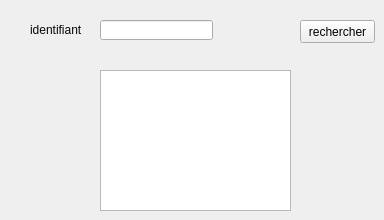
       <widget class="QWidget" name="tab_54">
        <attribute name="title">
         <string>recherche</string>
        </attribute>
        <widget class="QTableView" name="tablerech">
         <property name="geometry">
          <rect>
           <x>100</x>
           <y>70</y>
           <width>191</width>
           <height>141</height>
          </rect>
         </property>
        </widget>
        <widget class="QLabel" name="label_68">
         <property name="geometry">
          <rect>
           <x>30</x>
           <y>20</y>
           <width>51</width>
           <height>20</height>
          </rect>
         </property>
         <property name="styleSheet">
          <string notr="true">color: rgb(8, 8, 8);</string>
         </property>
         <property name="text">
          <string>identifiant</string>
         </property>
        </widget>
        <widget class="QLineEdit" name="idrech">
         <property name="geometry">
          <rect>
           <x>100</x>
           <y>20</y>
           <width>113</width>
           <height>20</height>
          </rect>
         </property>
        </widget>
        <widget class="QPushButton" name="rechercher">
         <property name="geometry">
          <rect>
           <x>300</x>
           <y>20</y>
           <width>75</width>
           <height>23</height>
          </rect>
         </property>
         <property name="text">
          <string>rechercher</string>
         </property>
        </widget>
       </widget>
